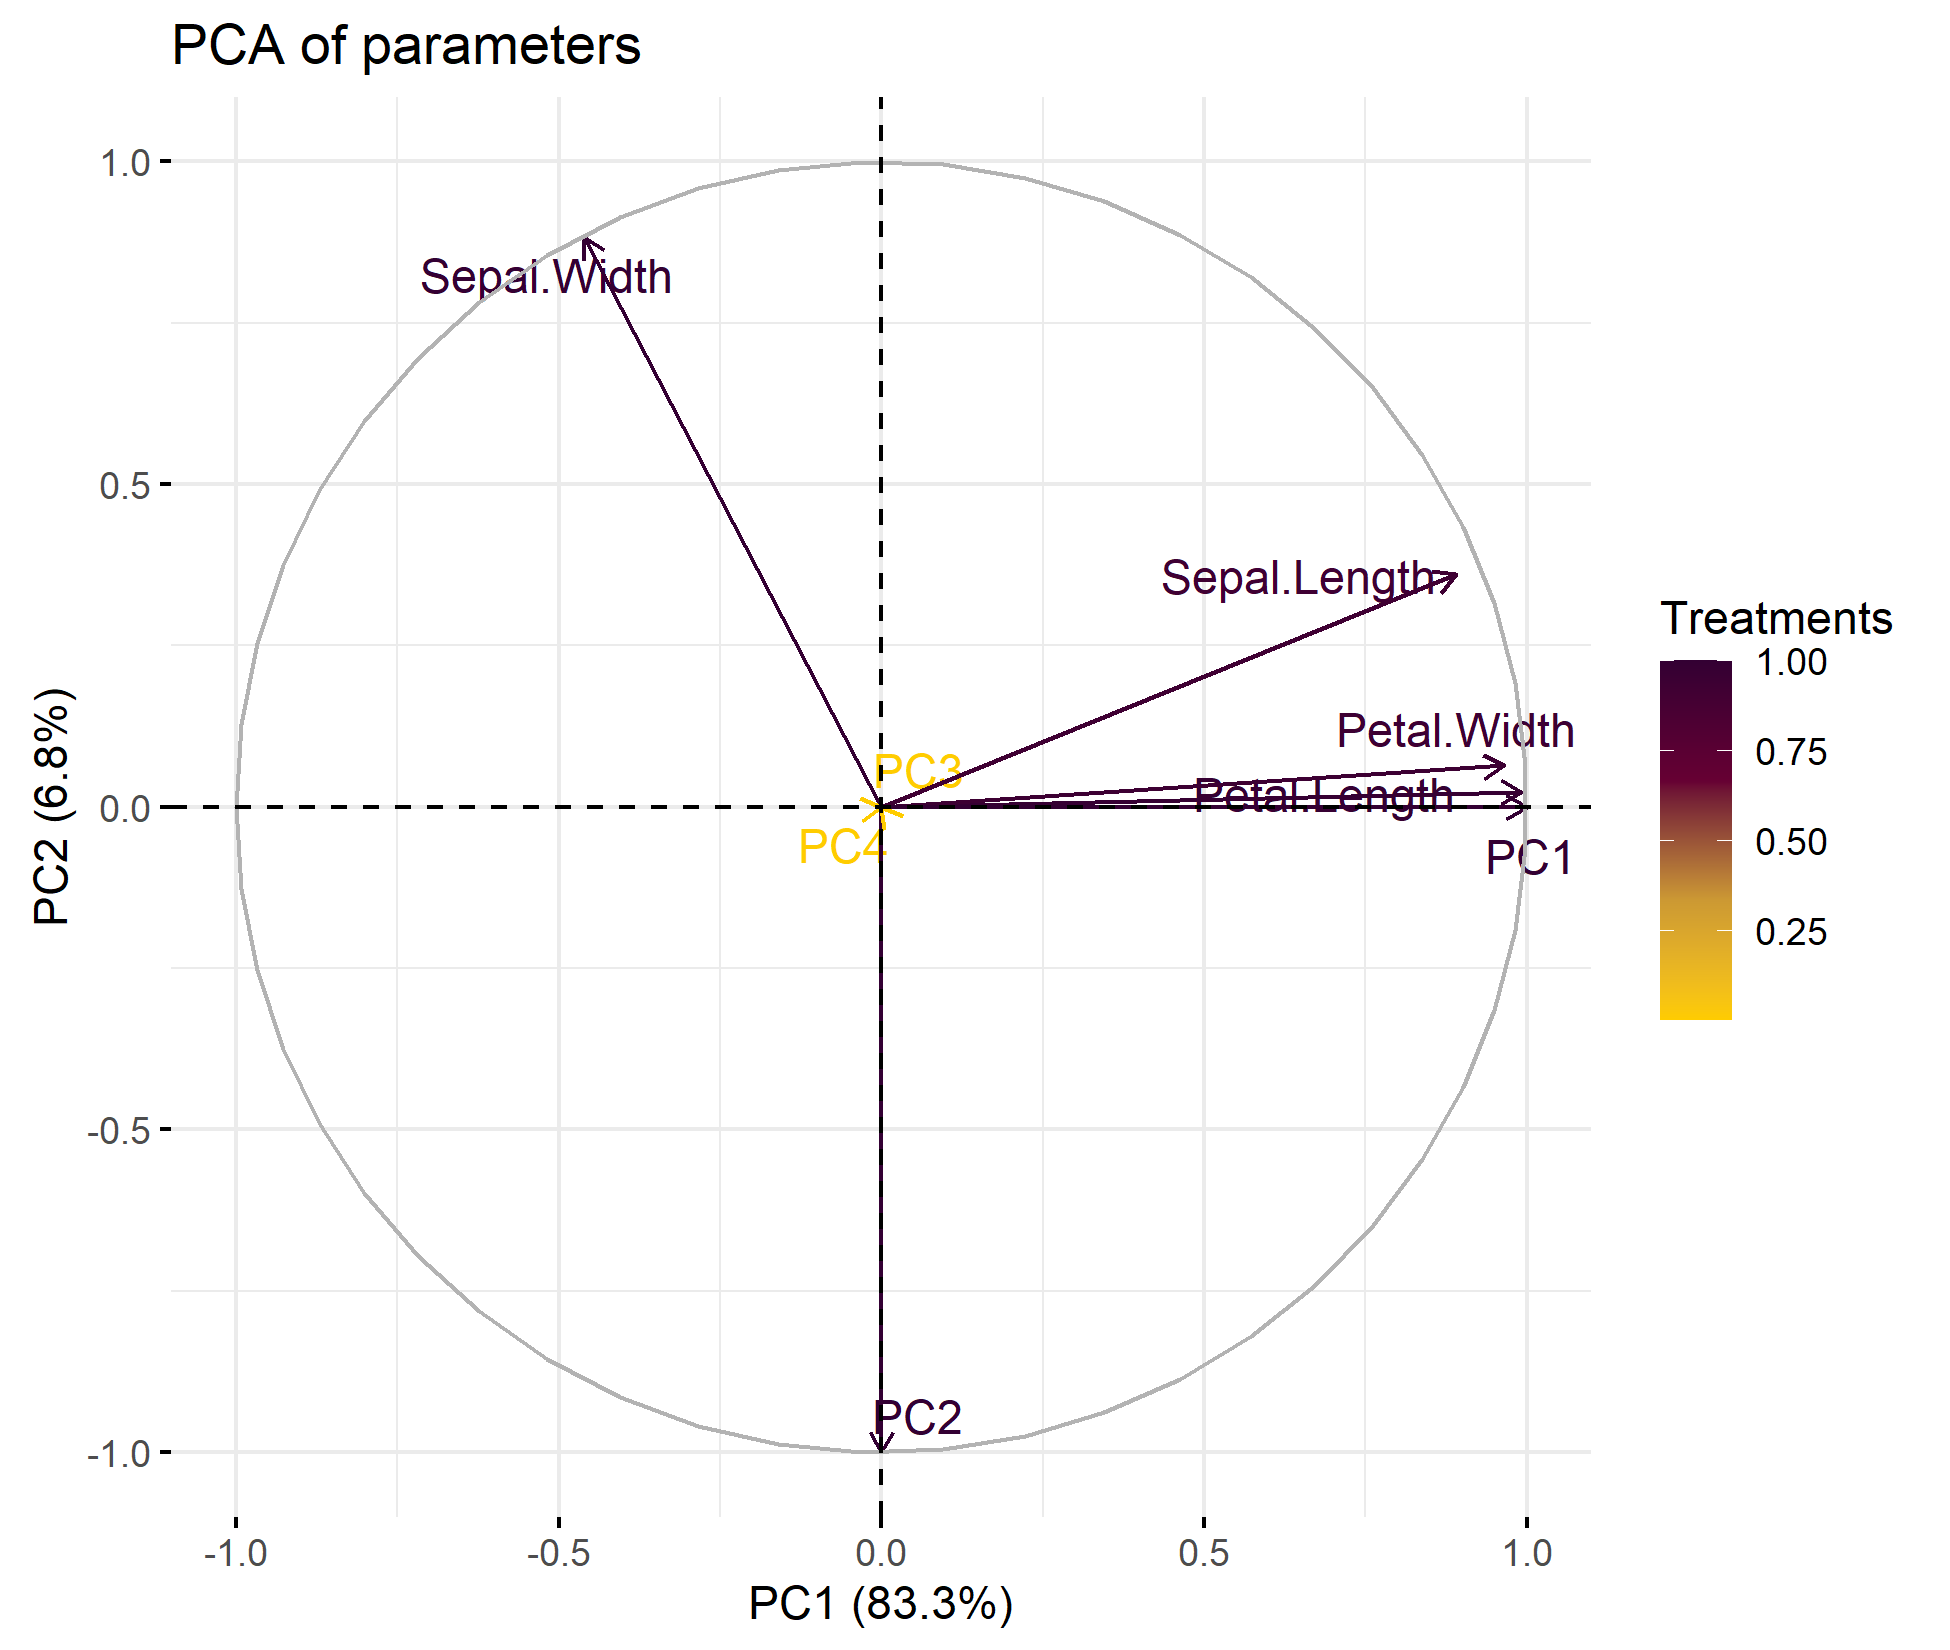

Reproduce this figure in R.
#read your data file
data("iris")

#principal component analysis
iris.pca <- prcomp(iris[, -5], center=TRUE, scale.= TRUE)
print(iris.pca)
summary(iris.pca)

#ggplot2 and grouping
iris <- cbind(iris, iris.pca$x)
ggplot(iris, aes(PC1, PC2, col = Species, fill = Species)) +
  stat_ellipse(geom = "polygon", col = "black", alpha = 0.5) +
  geom_point(shape = 21, col = "black")

#install packages for PCA analysis 
#install.packages("factoextra")
#install.packages("FactoMineR")
library(factoextra)
library(FactoMineR)

# create a principle component table
iris.pca1 <- PCA(iris[, -5], graph=TRUE, scale.unit = TRUE)

#to present most of the data screeplot
fviz_eig(iris.pca1, addlabels = TRUE, ylim=c(0,80))

#create a correlation plot
fviz_pca_var(iris.pca1, col.var = "cos2",
             gradient.cols = c("#FFCC00", "#CC9933", "#660033", "#330033"),
             repel = TRUE) +
  labs(title = "PCA of parameters", x="PC1 (83.3%)", y="PC2 (6.8%)",
       colour = "Treatments")+
  ggsave("PCA.png",  units="in", width=6.5, height=5.5) 
